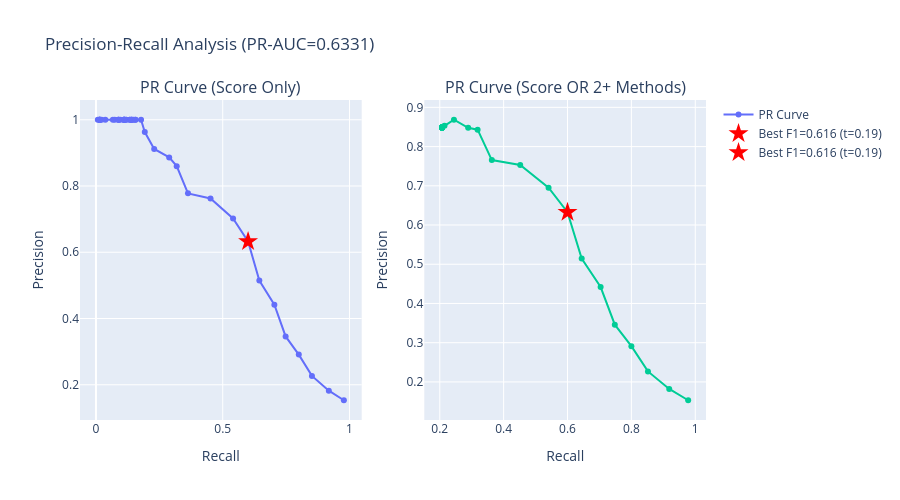

The notebook cell this image was saved under:
### Markdown cell above
---
## 1. Precision-Recall Curve

The PR curve reveals the fundamental tradeoff: lowering the threshold catches more anomalies (higher recall) but introduces more false positives (lower precision).

**Left plot**: Score-only mode — anomaly flagged if `anomaly_score > threshold`  
**Right plot**: Combined mode — anomaly flagged if `score > threshold` OR `2+ methods agree`  
**Red star**: Optimal threshold (max F1)

### Code cell
import plotly.graph_objects as go
from plotly.subplots import make_subplots

score_only = pr_df[pr_df['mode'] == 'score_only'].sort_values('threshold')
combined = pr_df[pr_df['mode'] == 'score_or_2methods'].sort_values('threshold')

fig = make_subplots(rows=1, cols=2,
                    subplot_titles=("PR Curve (Score Only)", "PR Curve (Score OR 2+ Methods)"))

# Left: score-only
fig.add_trace(go.Scatter(
    x=score_only['recall'], y=score_only['precision'],
    mode='lines+markers', name='PR Curve',
    text=[f"t={t:.2f}" for t in score_only['threshold']],
    hovertemplate='Recall: %{x:.3f}<br>Precision: %{y:.3f}<br>%{text}'
), row=1, col=1)

best_so = score_only.loc[score_only['f1'].idxmax()]
fig.add_trace(go.Scatter(
    x=[best_so['recall']], y=[best_so['precision']],
    mode='markers', marker=dict(size=15, color='red', symbol='star'),
    name=f"Best F1={best_so['f1']:.3f} (t={best_so['threshold']})"
), row=1, col=1)

# Right: combined
fig.add_trace(go.Scatter(
    x=combined['recall'], y=combined['precision'],
    mode='lines+markers', name='PR Curve (combined)',
    text=[f"t={t:.2f}" for t in combined['threshold']],
    hovertemplate='Recall: %{x:.3f}<br>Precision: %{y:.3f}<br>%{text}',
    showlegend=False
), row=1, col=2)

best_c = combined.loc[combined['f1'].idxmax()]
fig.add_trace(go.Scatter(
    x=[best_c['recall']], y=[best_c['precision']],
    mode='markers', marker=dict(size=15, color='red', symbol='star'),
    name=f"Best F1={best_c['f1']:.3f} (t={best_c['threshold']})"
), row=1, col=2)

fig.update_xaxes(title_text="Recall", row=1, col=1)
fig.update_xaxes(title_text="Recall", row=1, col=2)
fig.update_yaxes(title_text="Precision", row=1, col=1)
fig.update_yaxes(title_text="Precision", row=1, col=2)
fig.update_layout(height=500, title_text=f"Precision-Recall Analysis (PR-AUC={summary['pr_auc']:.4f})")
fig.show()

### Figure 1 — Plotly figure (JSON) as saved in the notebook; plotly's stock layout.template omitted (floating-point values rounded to 4 significant figures)
{"data": [{"hovertemplate": "Recall: %{x:.3f}<br>Precision: %{y:.3f}<br>%{text}", "mode": "lines+markers", "name": "PR Curve", "text": ["t=0.05", "t=0.07", "t=0.09", "t=0.11", "t=0.13", "t=0.15", "t=0.17", "t=0.19", "t=0.21", "t=0.23", "t=0.25", "t=0.27", "t=0.29", "t=0.31", "t=0.33", "t=0.35", "t=0.37", "t=0.39", "t=0.41", "t=0.43", "t=0.45", "t=0.47", "t=0.49", "t=0.51", "t=0.53", "t=0.55", "t=0.57", "t=0.59", "t=0.61", "t=0.63", "t=0.65", "t=0.67", "t=0.69", "t=0.71", "t=0.73", "t=0.75", "t=0.77", "t=0.79", "t=0.81", "t=0.83", "t=0.85", "t=0.87", "t=0.89", "t=0.91", "t=0.93"], "type": "scatter", "x": [0.9778, 0.9185, 0.8519, 0.8, 0.7481, 0.7037, 0.6444, 0.6, 0.5407, 0.4519, 0.363, 0.3185, 0.2889, 0.2296, 0.1926, 0.1778, 0.1556, 0.1556, 0.1481, 0.1407, 0.1407, 0.1407, 0.1333, 0.1333, 0.1185, 0.1185, 0.1111, 0.1111, 0.1111, 0.1111, 0.1111, 0.0963, 0.0889, 0.0889, 0.0889, 0.0741, 0.0667, 0.037, 0.0222, 0.0148, 0.0148, 0.0148, 0.0148, 0.0148, 0.0074], "xaxis": "x", "y": [0.1533, 0.1821, 0.2268, 0.2911, 0.3459, 0.4419, 0.5148, 0.6328, 0.7019, 0.7625, 0.7778, 0.86, 0.8864, 0.9118, 0.963, 1.0, 1.0, 1.0, 1.0, 1.0, 1.0, 1.0, 1.0, 1.0, 1.0, 1.0, 1.0, 1.0, 1.0, 1.0, 1.0, 1.0, 1.0, 1.0, 1.0, 1.0, 1.0, 1.0, 1.0, 1.0, 1.0, 1.0, 1.0, 1.0, 1.0], "yaxis": "y"}, {"marker": {"color": "red", "size": 15, "symbol": "star"}, "mode": "markers", "name": "Best F1=0.616 (t=0.19)", "type": "scatter", "x": [0.6], "xaxis": "x", "y": [0.6328], "yaxis": "y"}, {"hovertemplate": "Recall: %{x:.3f}<br>Precision: %{y:.3f}<br>%{text}", "mode": "lines+markers", "name": "PR Curve (combined)", "showlegend": false, "text": ["t=0.05", "t=0.07", "t=0.09", "t=0.11", "t=0.13", "t=0.15", "t=0.17", "t=0.19", "t=0.21", "t=0.23", "t=0.25", "t=0.27", "t=0.29", "t=0.31", "t=0.33", "t=0.35", "t=0.37", "t=0.39", "t=0.41", "t=0.43", "t=0.45", "t=0.47", "t=0.49", "t=0.51", "t=0.53", "t=0.55", "t=0.57", "t=0.59", "t=0.61", "t=0.63", "t=0.65", "t=0.67", "t=0.69", "t=0.71", "t=0.73", "t=0.75", "t=0.77", "t=0.79", "t=0.81", "t=0.83", "t=0.85", "t=0.87", "t=0.89", "t=0.91", "t=0.93"], "type": "scatter", "x": [0.9778, 0.9185, 0.8519, 0.8, 0.7481, 0.7037, 0.6444, 0.6, 0.5407, 0.4519, 0.363, 0.3185, 0.2889, 0.2444, 0.2148, 0.2074, 0.2074, 0.2074, 0.2074, 0.2074, 0.2074, 0.2074, 0.2074, 0.2074, 0.2074, 0.2074, 0.2074, 0.2074, 0.2074, 0.2074, 0.2074, 0.2074, 0.2074, 0.2074, 0.2074, 0.2074, 0.2074, 0.2074, 0.2074, 0.2074, 0.2074, 0.2074, 0.2074, 0.2074, 0.2074], "xaxis": "x2", "y": [0.1533, 0.1821, 0.2268, 0.2911, 0.3459, 0.4419, 0.5148, 0.6328, 0.6952, 0.7531, 0.7656, 0.8431, 0.8478, 0.8684, 0.8529, 0.8485, 0.8485, 0.8485, 0.8485, 0.8485, 0.8485, 0.8485, 0.8485, 0.8485, 0.8485, 0.8485, 0.8485, 0.8485, 0.8485, 0.8485, 0.8485, 0.8485, 0.8485, 0.8485, 0.8485, 0.8485, 0.8485, 0.8485, 0.8485, 0.8485, 0.8485, 0.8485, 0.8485, 0.8485, 0.8485], "yaxis": "y2"}, {"marker": {"color": "red", "size": 15, "symbol": "star"}, "mode": "markers", "name": "Best F1=0.616 (t=0.19)", "type": "scatter", "x": [0.6], "xaxis": "x2", "y": [0.6328], "yaxis": "y2"}], "layout": {"annotations": [{"font": {"size": 16}, "showarrow": false, "text": "PR Curve (Score Only)", "x": 0.225, "xanchor": "center", "xref": "paper", "y": 1, "yanchor": "bottom", "yref": "paper"}, {"font": {"size": 16}, "showarrow": false, "text": "PR Curve (Score OR 2+ Methods)", "x": 0.775, "xanchor": "center", "xref": "paper", "y": 1, "yanchor": "bottom", "yref": "paper"}], "height": 500, "title": {"text": "Precision-Recall Analysis (PR-AUC=0.6331)"}, "xaxis": {"anchor": "y", "domain": [0, 0.45], "title": {"text": "Recall"}}, "xaxis2": {"anchor": "y2", "domain": [0.55, 1], "title": {"text": "Recall"}}, "yaxis": {"anchor": "x", "domain": [0, 1], "title": {"text": "Precision"}}, "yaxis2": {"anchor": "x2", "domain": [0, 1], "title": {"text": "Precision"}}}}
